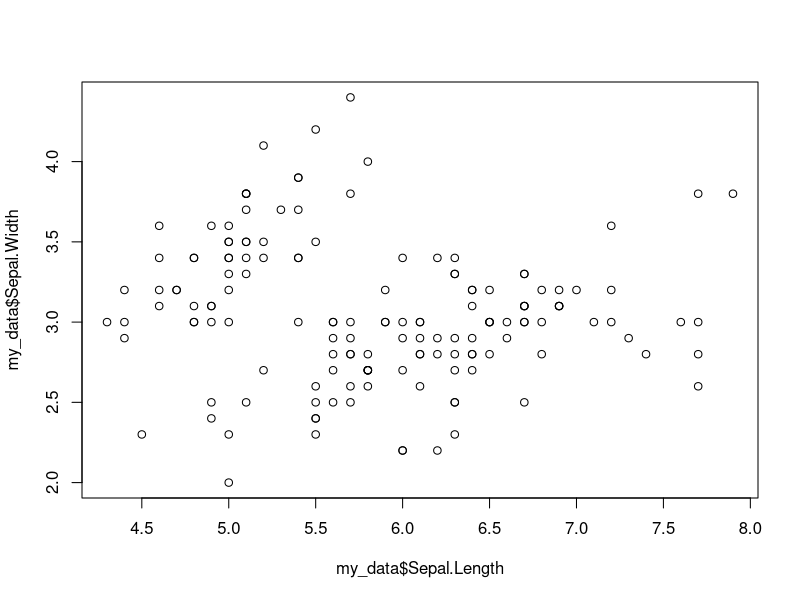
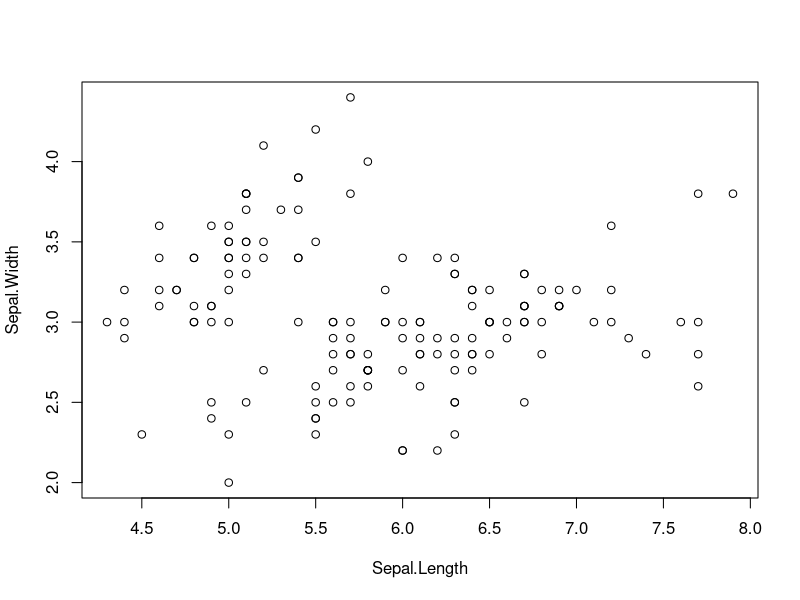
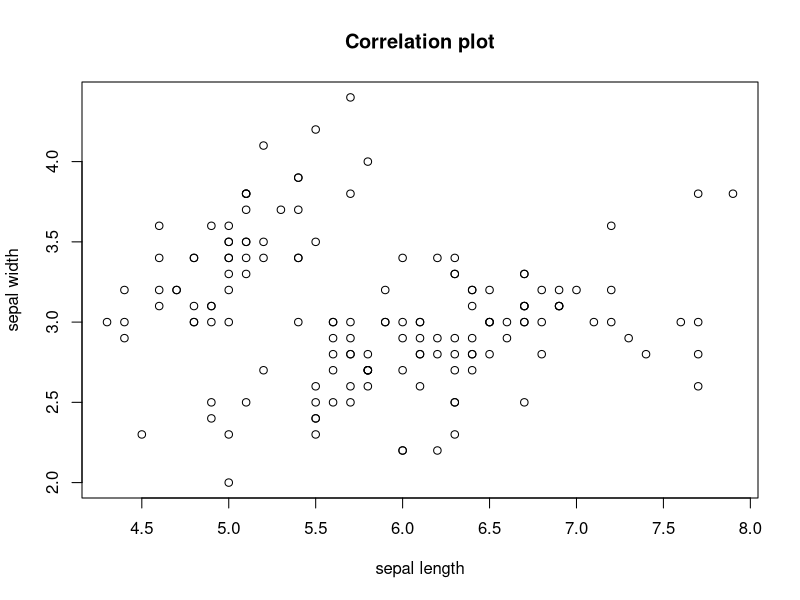
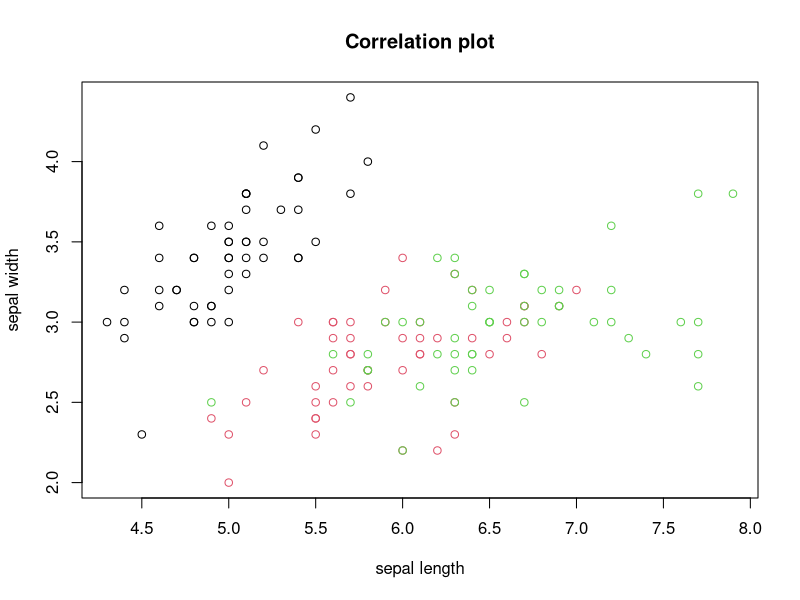
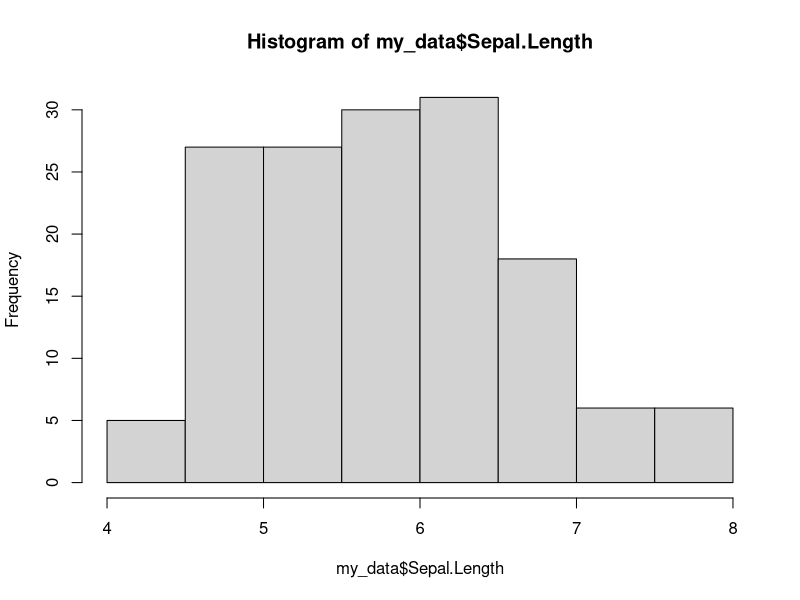
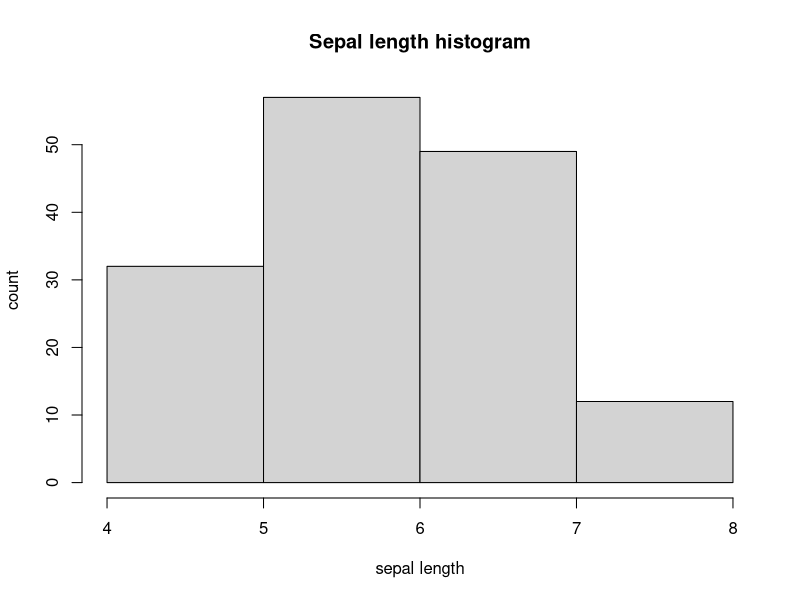
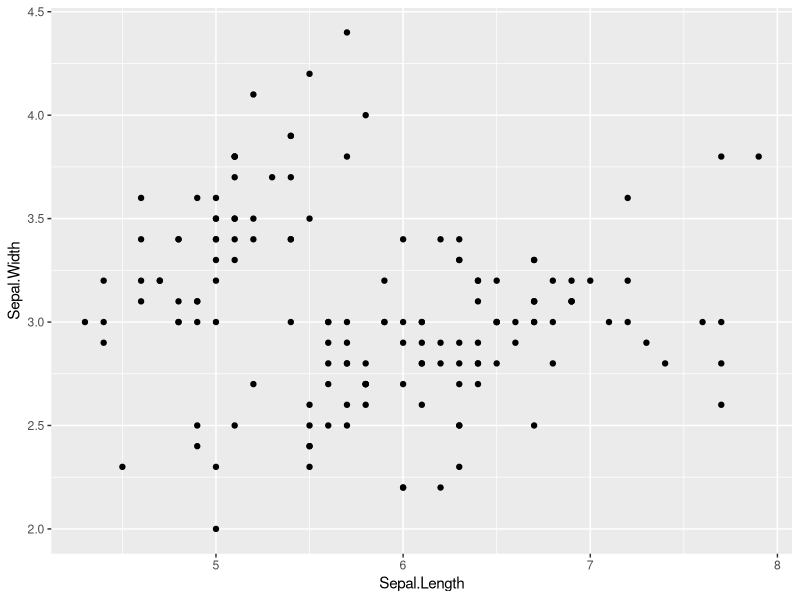
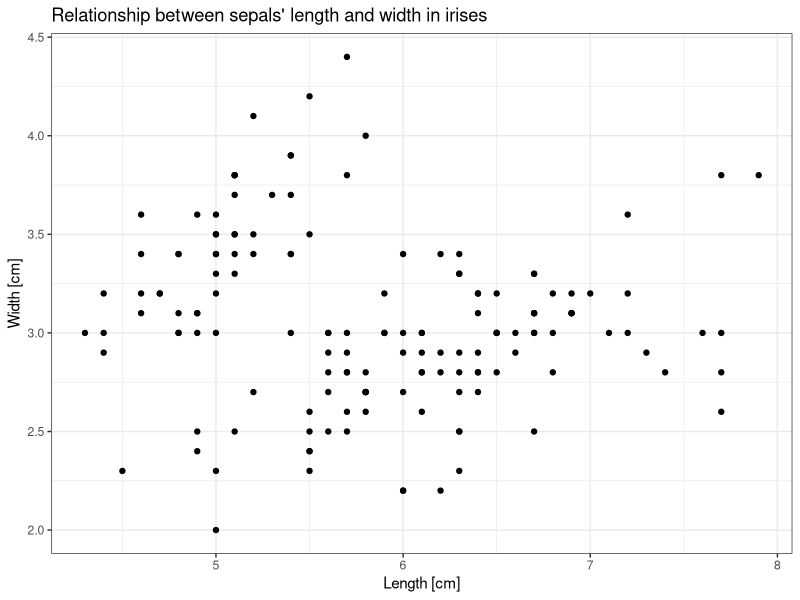

Generate these figures, in order, with R:
## ---- chunk 1
knitr::opts_chunk$set(echo = FALSE)
## ---- chunk 2
my_data <- iris
my_data[1:10,]
summary(my_data)
## ---- chunk 3
plot(x = my_data$Sepal.Length, y = my_data$Sepal.Width)
## ---- chunk 4
plot(Sepal.Width ~ Sepal.Length, data = my_data)
## ---- chunk 5
plot(Sepal.Width ~ Sepal.Length, data = my_data, xlab = "sepal length", ylab = "sepal width", main = "Correlation plot")
## ---- chunk 6
plot(Sepal.Width ~ Sepal.Length, data = my_data,
     xlab = "sepal length",
     ylab = "sepal width",
     main = "Correlation plot",
     col = my_data$Species)
## ---- chunk 7
hist(my_data$Sepal.Length)
## ---- chunk 8
hist(my_data$Sepal.Length,
     xlab = "sepal length",
     ylab = "count",
     main = "Sepal length histogram",
     breaks = 4)
## ---- chunk 9
library(ggplot2)
ggplot(my_data) +
  geom_point(aes(x = Sepal.Length, y = Sepal.Width))
## ---- chunk 10
ggplot(my_data) +
  geom_point(aes(x = Sepal.Length, y = Sepal.Width)) +
  theme_bw() +
  labs(x = "Length [cm]", y = "Width [cm]", title = "Relationship between sepals' length and width in irises")
## ---- chunk 11
ggplot(my_data) +
  geom_point(aes(x = Sepal.Length, y = Sepal.Width, color = Species)) +
  theme_bw() +
  labs(x = "Length [cm]", y = "Width [cm]", title = "Relationship between sepals' length and width in irises")

## ---- chunk 12
ggplot(my_data) +
  geom_point(aes(x = Sepal.Length, y = Sepal.Width, color = Species)) +
  theme_bw() +
  labs(x = "Length [cm]", y = "Width [cm]", title = "Relationship between sepals' length and width in irises") +
  geom_smooth(aes(x = Sepal.Length, y = Sepal.Width), method = "lm")
## ---- chunk 13
ggplot(my_data) +
  geom_point(aes(x = Sepal.Length, y = Sepal.Width, color = Species)) +
  theme_bw() +
  labs(x = "Length [cm]", y = "Width [cm]", title = "Relationship between sepals' length and width in irises") +
  geom_smooth(aes(x = Sepal.Length, y = Sepal.Width, color = Species), method = "lm")

## ---- chunk 14
ggplot(my_data) +
  theme_bw() +
  labs(x = "Length [cm]", y = "Width [cm]", title = "Relationship between sepals' length and width in irises") +
  geom_line(aes(x = Sepal.Length, y = Sepal.Width, color = Species))
## ---- chunk 15
ggplot(my_data) +
  geom_boxplot(aes(x = Species, y = Sepal.Length)) +
  theme_bw() +
  labs(x = "Species", y = "Length of sepal [cm]", title = "Sepal length across iris species") 

## ---- chunk 16
ggplot(my_data) +
  geom_histogram(aes(x = Sepal.Length ), fill =  "white", color = "black") +
  theme_bw() +
  labs(x  = "Length of sepal [cm]", y = "Number of observations", title = "Histogram of sepals' length observation")
## ---- chunk 17
ggplot(my_data) +
  geom_histogram(aes(x = Sepal.Length, y = (..count..)/sum(..count..)), color = "black") +
  theme_bw() +
  labs(x  = "Length of sepal [cm]", y = "Frequency", title = "Histogram of sepals' length observation")
## ---- chunk 18
ggplot(my_data) +
  geom_histogram(aes(x = Sepal.Length, y = (..density..)), fill = "white", color = "black") +
  theme_bw() +
  labs(x  = "Length of sepal [cm]", y = "Frequency", title = "Histogram of sepals' length observation") + 
  geom_density(aes(x = Sepal.Length, y = (..density..)), fill = "pink", alpha = 0.5)
## ---- chunk 19
ggplot(my_data) +
  geom_histogram(aes(x = Sepal.Length, y = (..density..)), fill = "white", color = "black") +
  theme_bw() +
  labs(x  = "Length of sepal [cm]", y = "Frequency", title = "Histogram of sepals' length observation") + 
  geom_density(aes(x = Sepal.Length, y = (..density..),
                   color = Species,
                   fill = Species), alpha = 0.1, color = "black")

